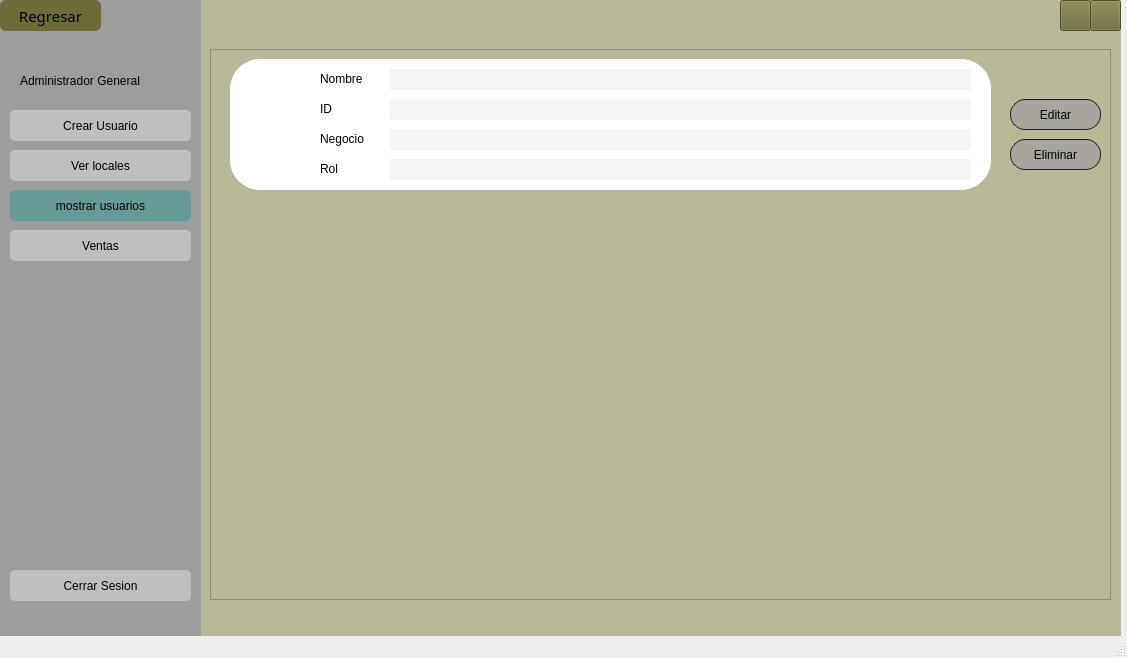
<?xml version="1.0" encoding="UTF-8"?>
<ui version="4.0">
 <class>MainWindow</class>
 <widget class="QMainWindow" name="MainWindow">
  <property name="windowModality">
   <enum>Qt::NonModal</enum>
  </property>
  <property name="geometry">
   <rect>
    <x>0</x>
    <y>0</y>
    <width>1127</width>
    <height>658</height>
   </rect>
  </property>
  <property name="sizePolicy">
   <sizepolicy hsizetype="Maximum" vsizetype="Maximum">
    <horstretch>0</horstretch>
    <verstretch>0</verstretch>
   </sizepolicy>
  </property>
  <property name="windowTitle">
   <string>MainWindow</string>
  </property>
  <widget class="QWidget" name="centralwidget">
   <widget class="QWidget" name="widget" native="true">
    <property name="geometry">
     <rect>
      <x>0</x>
      <y>0</y>
      <width>1121</width>
      <height>861</height>
     </rect>
    </property>
    <property name="styleSheet">
     <string notr="true">background-color: rgb(184, 183, 152);
</string>
    </property>
    <widget class="QWidget" name="widget_2" native="true">
     <property name="geometry">
      <rect>
       <x>0</x>
       <y>0</y>
       <width>201</width>
       <height>861</height>
      </rect>
     </property>
     <property name="styleSheet">
      <string notr="true">background-color: rgb(158, 157, 157);
</string>
     </property>
     <widget class="QLabel" name="label_2">
      <property name="geometry">
       <rect>
        <x>20</x>
        <y>70</y>
        <width>171</width>
        <height>21</height>
       </rect>
      </property>
      <property name="styleSheet">
       <string notr="true">font: 87 10pt &quot;Arial Black&quot;;</string>
      </property>
      <property name="text">
       <string>Administrador General</string>
      </property>
     </widget>
     <widget class="QPushButton" name="btnCrearUsuario">
      <property name="geometry">
       <rect>
        <x>10</x>
        <y>110</y>
        <width>181</width>
        <height>31</height>
       </rect>
      </property>
      <property name="cursor">
       <cursorShape>PointingHandCursor</cursorShape>
      </property>
      <property name="styleSheet">
       <string notr="true">border-radius: 5px;
font: 87 8pt &quot;Arial Black&quot;;
background-color: rgb(191, 191, 191);</string>
      </property>
      <property name="text">
       <string>Crear Usuario</string>
      </property>
      <property name="icon">
       <iconset>
        <normaloff>../Imagenes proyecto/simbolomas.svg</normaloff>../Imagenes proyecto/simbolomas.svg</iconset>
      </property>
     </widget>
     <widget class="QPushButton" name="btnVerLocales">
      <property name="geometry">
       <rect>
        <x>10</x>
        <y>150</y>
        <width>181</width>
        <height>31</height>
       </rect>
      </property>
      <property name="cursor">
       <cursorShape>PointingHandCursor</cursorShape>
      </property>
      <property name="styleSheet">
       <string notr="true">border-radius: 5px;
font: 87 8pt &quot;Arial Black&quot;;
background-color: rgb(191, 191, 191);</string>
      </property>
      <property name="text">
       <string>Ver locales</string>
      </property>
      <property name="icon">
       <iconset>
        <normaloff>../Imagenes proyecto/mostrarusuario.svg</normaloff>../Imagenes proyecto/mostrarusuario.svg</iconset>
      </property>
     </widget>
     <widget class="QPushButton" name="btnMostrarUsuarios">
      <property name="geometry">
       <rect>
        <x>10</x>
        <y>190</y>
        <width>181</width>
        <height>31</height>
       </rect>
      </property>
      <property name="cursor">
       <cursorShape>PointingHandCursor</cursorShape>
      </property>
      <property name="styleSheet">
       <string notr="true">border-radius: 5px;
font: 87 8pt &quot;Arial Black&quot;;
background-color: #689A9A;</string>
      </property>
      <property name="text">
       <string>mostrar usuarios</string>
      </property>
      <property name="icon">
       <iconset>
        <normaloff>../Imagenes proyecto/mostrarusuario.svg</normaloff>../Imagenes proyecto/mostrarusuario.svg</iconset>
      </property>
     </widget>
     <widget class="QPushButton" name="btnVentas">
      <property name="geometry">
       <rect>
        <x>10</x>
        <y>230</y>
        <width>181</width>
        <height>31</height>
       </rect>
      </property>
      <property name="cursor">
       <cursorShape>PointingHandCursor</cursorShape>
      </property>
      <property name="styleSheet">
       <string notr="true">border-radius: 5px;
font: 87 8pt &quot;Arial Black&quot;;
background-color: rgb(191, 191, 191);</string>
      </property>
      <property name="text">
       <string>Ventas</string>
      </property>
      <property name="icon">
       <iconset>
        <normaloff>../Imagenes proyecto/cart-shopping-solid.svg</normaloff>../Imagenes proyecto/cart-shopping-solid.svg</iconset>
      </property>
     </widget>
     <widget class="QPushButton" name="btnLogout">
      <property name="geometry">
       <rect>
        <x>10</x>
        <y>570</y>
        <width>181</width>
        <height>31</height>
       </rect>
      </property>
      <property name="cursor">
       <cursorShape>PointingHandCursor</cursorShape>
      </property>
      <property name="styleSheet">
       <string notr="true">border-radius: 5px;
font: 87 8pt &quot;Arial Black&quot;;
background-color: rgb(191, 191, 191);</string>
      </property>
      <property name="text">
       <string>Cerrar Sesion</string>
      </property>
      <property name="icon">
       <iconset>
        <normaloff>../Imagenes proyecto/cerrarsesion.svg</normaloff>../Imagenes proyecto/cerrarsesion.svg</iconset>
      </property>
     </widget>
     <widget class="QPushButton" name="btnBack">
      <property name="geometry">
       <rect>
        <x>0</x>
        <y>0</y>
        <width>101</width>
        <height>31</height>
       </rect>
      </property>
      <property name="font">
       <font>
        <family>Arial Black</family>
        <pointsize>11</pointsize>
        <weight>10</weight>
        <italic>false</italic>
        <bold>false</bold>
       </font>
      </property>
      <property name="cursor">
       <cursorShape>PointingHandCursor</cursorShape>
      </property>
      <property name="styleSheet">
       <string notr="true">border-radius: 6px;
font: 7pt &quot;MS Shell Dlg 2&quot;;
font: 87 11pt &quot;Arial Black&quot;;
background-color: rgb(109, 107, 56);
</string>
      </property>
      <property name="text">
       <string>Regresar</string>
      </property>
      <property name="icon">
       <iconset>
        <normaloff>../Imagenes proyecto/regresar.svg</normaloff>../Imagenes proyecto/regresar.svg</iconset>
      </property>
     </widget>
    </widget>
    <widget class="QPushButton" name="btnExit">
     <property name="geometry">
      <rect>
       <x>1090</x>
       <y>0</y>
       <width>31</width>
       <height>31</height>
      </rect>
     </property>
     <property name="cursor">
      <cursorShape>PointingHandCursor</cursorShape>
     </property>
     <property name="styleSheet">
      <string notr="true">background-color: rgb(109, 107, 56);</string>
     </property>
     <property name="text">
      <string/>
     </property>
     <property name="icon">
      <iconset>
       <normaloff>../Imagenes proyecto/x-solid.svg</normaloff>../Imagenes proyecto/x-solid.svg</iconset>
     </property>
    </widget>
    <widget class="QPushButton" name="btnMinimizar">
     <property name="geometry">
      <rect>
       <x>1060</x>
       <y>0</y>
       <width>31</width>
       <height>31</height>
      </rect>
     </property>
     <property name="cursor">
      <cursorShape>PointingHandCursor</cursorShape>
     </property>
     <property name="styleSheet">
      <string notr="true">background-color: rgb(109, 107, 56);</string>
     </property>
     <property name="text">
      <string/>
     </property>
     <property name="icon">
      <iconset>
       <normaloff>../Imagenes proyecto/minus-solid.svg</normaloff>../Imagenes proyecto/minus-solid.svg</iconset>
     </property>
    </widget>
    <widget class="QWidget" name="verticalLayoutWidget">
     <property name="geometry">
      <rect>
       <x>210</x>
       <y>49</y>
       <width>901</width>
       <height>551</height>
      </rect>
     </property>
     <layout class="QVBoxLayout" name="verticalLayout">
      <item>
       <widget class="QFrame" name="frame">
        <property name="frameShape">
         <enum>QFrame::StyledPanel</enum>
        </property>
        <property name="frameShadow">
         <enum>QFrame::Raised</enum>
        </property>
        <widget class="QWidget" name="widget_3" native="true">
         <property name="geometry">
          <rect>
           <x>20</x>
           <y>10</y>
           <width>761</width>
           <height>131</height>
          </rect>
         </property>
         <property name="styleSheet">
          <string notr="true">background-color: rgb(255, 255, 255);
border-radius:30px;
border:2px soild #6B675A;</string>
         </property>
         <widget class="QLabel" name="label_4">
          <property name="geometry">
           <rect>
            <x>90</x>
            <y>10</y>
            <width>61</width>
            <height>20</height>
           </rect>
          </property>
          <property name="styleSheet">
           <string notr="true">font: 87 9pt &quot;Arial Black&quot;;
background-color: rgb(255, 255, 255);</string>
          </property>
          <property name="text">
           <string>Nombre</string>
          </property>
         </widget>
         <widget class="QLabel" name="label_5">
          <property name="geometry">
           <rect>
            <x>90</x>
            <y>40</y>
            <width>51</width>
            <height>20</height>
           </rect>
          </property>
          <property name="styleSheet">
           <string notr="true">font: 87 9pt &quot;Arial Black&quot;;
background-color: rgb(255, 255, 255);</string>
          </property>
          <property name="text">
           <string>ID</string>
          </property>
         </widget>
         <widget class="QLabel" name="label_6">
          <property name="geometry">
           <rect>
            <x>90</x>
            <y>70</y>
            <width>71</width>
            <height>20</height>
           </rect>
          </property>
          <property name="styleSheet">
           <string notr="true">font: 87 9pt &quot;Arial Black&quot;;
background-color: rgb(255, 255, 255);</string>
          </property>
          <property name="text">
           <string>Negocio</string>
          </property>
         </widget>
         <widget class="QLabel" name="label_7">
          <property name="geometry">
           <rect>
            <x>90</x>
            <y>100</y>
            <width>61</width>
            <height>20</height>
           </rect>
          </property>
          <property name="styleSheet">
           <string notr="true">font: 87 9pt &quot;Arial Black&quot;;
background-color: rgb(255, 255, 255);</string>
          </property>
          <property name="text">
           <string>Rol</string>
          </property>
         </widget>
         <widget class="QLabel" name="label_8">
          <property name="geometry">
           <rect>
            <x>10</x>
            <y>30</y>
            <width>71</width>
            <height>71</height>
           </rect>
          </property>
          <property name="text">
           <string/>
          </property>
          <property name="pixmap">
           <pixmap>../../assets/imagenvista.jpg</pixmap>
          </property>
          <property name="scaledContents">
           <bool>true</bool>
          </property>
         </widget>
         <widget class="QLabel" name="label_24">
          <property name="geometry">
           <rect>
            <x>160</x>
            <y>10</y>
            <width>581</width>
            <height>21</height>
           </rect>
          </property>
          <property name="styleSheet">
           <string notr="true">border-radius:2px;
background-color: rgb(244, 244, 244);</string>
          </property>
          <property name="text">
           <string/>
          </property>
         </widget>
         <widget class="QLabel" name="label_25">
          <property name="geometry">
           <rect>
            <x>160</x>
            <y>40</y>
            <width>581</width>
            <height>21</height>
           </rect>
          </property>
          <property name="styleSheet">
           <string notr="true">border-radius:2px;
background-color: rgb(244, 244, 244);</string>
          </property>
          <property name="text">
           <string/>
          </property>
         </widget>
         <widget class="QLabel" name="label_26">
          <property name="geometry">
           <rect>
            <x>160</x>
            <y>70</y>
            <width>581</width>
            <height>21</height>
           </rect>
          </property>
          <property name="styleSheet">
           <string notr="true">border-radius:2px;
background-color: rgb(244, 244, 244);</string>
          </property>
          <property name="text">
           <string/>
          </property>
         </widget>
         <widget class="QLabel" name="label_30">
          <property name="geometry">
           <rect>
            <x>160</x>
            <y>100</y>
            <width>581</width>
            <height>21</height>
           </rect>
          </property>
          <property name="styleSheet">
           <string notr="true">border-radius:2px;
background-color: rgb(244, 244, 244);</string>
          </property>
          <property name="text">
           <string/>
          </property>
         </widget>
        </widget>
        <widget class="QPushButton" name="btnEditItem">
         <property name="geometry">
          <rect>
           <x>800</x>
           <y>50</y>
           <width>91</width>
           <height>31</height>
          </rect>
         </property>
         <property name="cursor">
          <cursorShape>PointingHandCursor</cursorShape>
         </property>
         <property name="styleSheet">
          <string notr="true">background-color: #A8A59F;
border-radius: 15px;
font: 87 8pt &quot;Arial Black&quot;;
border: 1px solid #1B1B1B

</string>
         </property>
         <property name="text">
          <string>Editar</string>
         </property>
        </widget>
        <widget class="QPushButton" name="btnDeleteItem">
         <property name="geometry">
          <rect>
           <x>800</x>
           <y>90</y>
           <width>91</width>
           <height>31</height>
          </rect>
         </property>
         <property name="cursor">
          <cursorShape>PointingHandCursor</cursorShape>
         </property>
         <property name="styleSheet">
          <string notr="true">background-color: #A8A59F;
border-radius: 15px;
font: 87 8pt &quot;Arial Black&quot;;
border: 1px solid #1B1B1B

</string>
         </property>
         <property name="text">
          <string>Eliminar</string>
         </property>
        </widget>
       </widget>
      </item>
     </layout>
    </widget>
   </widget>
  </widget>
  <widget class="QMenuBar" name="menubar">
   <property name="geometry">
    <rect>
     <x>0</x>
     <y>0</y>
     <width>1127</width>
     <height>21</height>
    </rect>
   </property>
  </widget>
  <widget class="QStatusBar" name="statusbar"/>
 </widget>
 <resources/>
 <connections/>
</ui>
